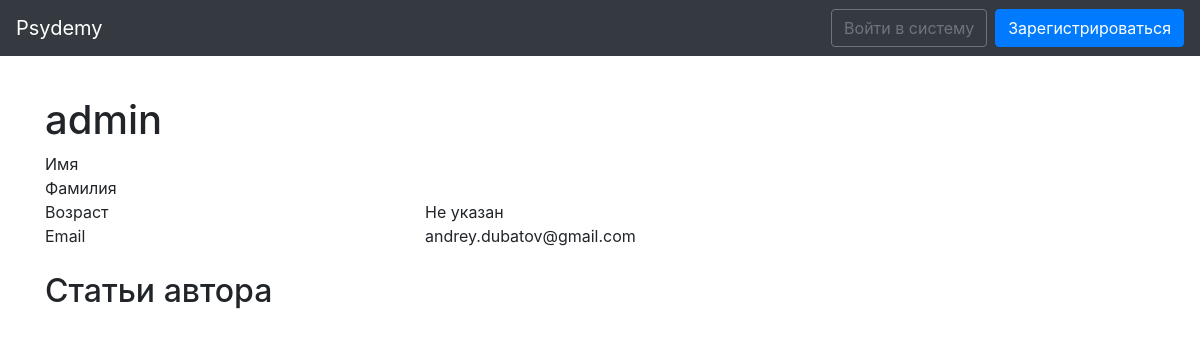
Before: /users/1/ with the older database file.
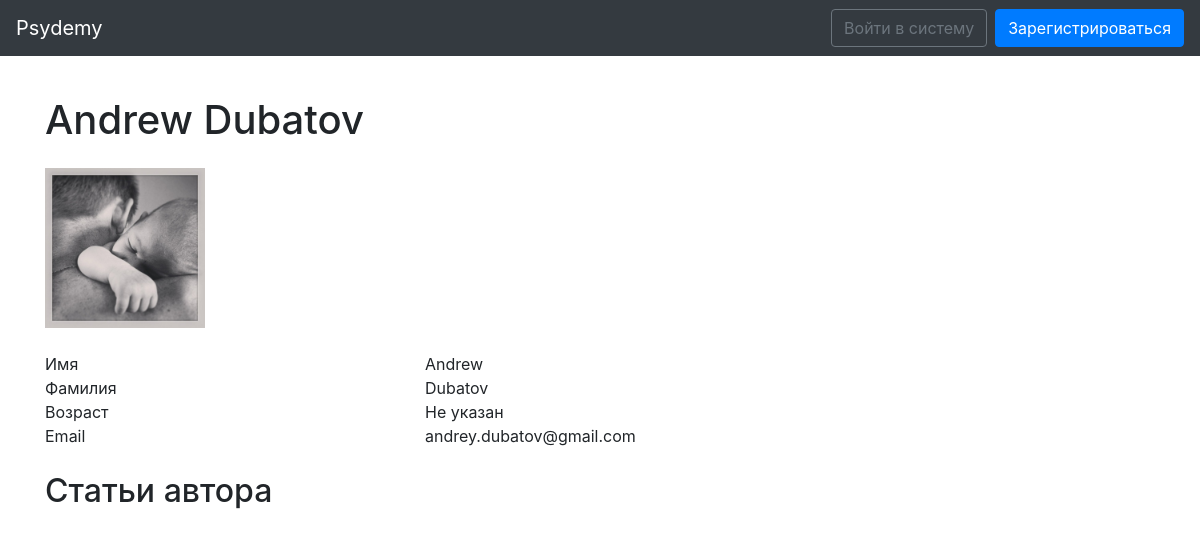
After: the same page with the newer database file.
### users/models.py (models this page shows)
class CustomUser(AbstractUser):
    class Sex(models.IntegerChoices):
        FEMALE = 0, _('Female')
        MALE = 1, _('Male')
        __empty__ = _('(Не указан)')
    birth_date = models.DateField(blank=True, null=True)
    sex = models.IntegerField(choices=Sex.choices, null=True, blank=True)
    phone = models.CharField(max_length=12, blank=True)
    about = models.TextField(max_length=1000, blank=True, null=True)
    avatar = models.ImageField(upload_to=get_avatar_path, blank=True)
    def __str__(self):
        if self.first_name or self.last_name:
            return f'{self.first_name} {self.last_name}'
        else:
            return self.username

### users/views.py (the view)
# urls.py: path('<int:pk>/', UserDetailView.as_view(), name='user_detail'),
class UserDetailView(DetailView):
    template_name = 'users/user_detail.html'
    model = get_user_model()
    context_name = 'user'
    def get_context_data(self, **kwargs):
        context = super().get_context_data(**kwargs)
        self.user = context['object']
        context['auth_user'] = get_user(self.request)
        context['age'] = self.get_user_age()
        context['articles'] = self.last_user_articles()
        return context
    def get_user_age(self):
        birth_date = self.user.birth_date
        now = timezone.localdate()
        res = int((now - birth_date).days // 365.25) if birth_date else 'Не указан'
        return res
    def last_user_articles(self):
        article_list = Article.objects.all().filter(author=self.user)
        return article_list[:5]

### users/templates/users/user_detail.html (shortened to what this page needs)
{% extends 'base.html' %}
{% block content %}
<h1>
  {{ object }}
</h1>
{% if object.avatar %}
  <div class="row my-4">
      <div class="col-sm-2"><img class="img-fluid" src="{{ object.avatar.url }}"></div>
  </div>
{% endif %}
<div class="row ">
    <div class="col-sm-4">Имя</div>
    <div class="col-sm-8">{{ object.first_name }}</div>
</div>
<div class="row ">
    <div class="col-sm-4">Фамилия</div>
    <div class="col-sm-8">{{ object.last_name }}</div>
</div>
<div class="row ">
    <div class="col-sm-4">Возраст</div>
    <div class="col-sm-8">{{ age }}</div>
</div>
<div class="row">
    <div class="col-sm-4">Email</div>
    <div class="col-sm-8">{{ object.email }}</div>
</div>
<br>
<h2>Статьи автора</h2>
{% endblock content %}

Changed rows visible on the page:
changed CustomUser "andrey.dubatov@gmail.com": first_name+last_name "admin" → "Andrew Dubatov"; avatar: picture added; first_name (not shown) → "Andrew"; last_name (not shown) → "Dubatov"
